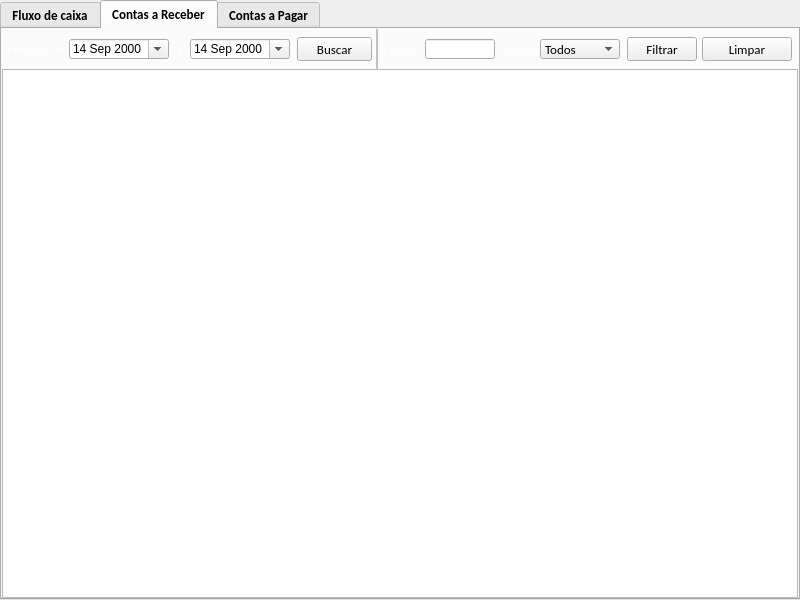
<?xml version="1.0" encoding="UTF-8"?>
<ui version="4.0">
 <class>tela_contas</class>
 <widget class="QMainWindow" name="tela_contas">
  <property name="windowModality">
   <enum>Qt::ApplicationModal</enum>
  </property>
  <property name="geometry">
   <rect>
    <x>0</x>
    <y>0</y>
    <width>800</width>
    <height>600</height>
   </rect>
  </property>
  <property name="windowTitle">
   <string>Contas</string>
  </property>
  <widget class="QWidget" name="centralwidget">
   <layout class="QVBoxLayout" name="verticalLayout">
    <property name="spacing">
     <number>0</number>
    </property>
    <property name="margin">
     <number>0</number>
    </property>
    <item>
     <widget class="QTabWidget" name="tbw_geral">
      <property name="font">
       <font>
        <family>Calibri</family>
        <pointsize>10</pointsize>
        <weight>75</weight>
        <bold>true</bold>
       </font>
      </property>
      <property name="autoFillBackground">
       <bool>false</bool>
      </property>
      <property name="tabShape">
       <enum>QTabWidget::Rounded</enum>
      </property>
      <property name="currentIndex">
       <number>1</number>
      </property>
      <property name="elideMode">
       <enum>Qt::ElideMiddle</enum>
      </property>
      <property name="documentMode">
       <bool>false</bool>
      </property>
      <property name="tabsClosable">
       <bool>false</bool>
      </property>
      <property name="movable">
       <bool>false</bool>
      </property>
      <widget class="QWidget" name="tab_fluxo_caixa">
       <attribute name="icon">
        <iconset resource="imagens.qrc">
         <normaloff>:/img/img/caixa.png</normaloff>:/img/img/caixa.png</iconset>
       </attribute>
       <attribute name="title">
        <string>Fluxo de caixa</string>
       </attribute>
       <layout class="QVBoxLayout" name="verticalLayout_2">
        <property name="spacing">
         <number>0</number>
        </property>
        <property name="margin">
         <number>0</number>
        </property>
        <item>
         <widget class="QFrame" name="fr_buscar">
          <property name="minimumSize">
           <size>
            <width>0</width>
            <height>40</height>
           </size>
          </property>
          <property name="styleSheet">
           <string notr="true">QFrame{
	background-color: qlineargradient(x1:0, y1:1, x0:1, y0:0,
                                       stop:0.3 #777777, stop:0.6 #525252);
	border: none;
}</string>
          </property>
          <property name="frameShape">
           <enum>QFrame::WinPanel</enum>
          </property>
          <property name="frameShadow">
           <enum>QFrame::Raised</enum>
          </property>
          <widget class="QLabel" name="lb_data">
           <property name="geometry">
            <rect>
             <x>10</x>
             <y>10</y>
             <width>140</width>
             <height>20</height>
            </rect>
           </property>
           <property name="font">
            <font>
             <family>Calibri</family>
             <pointsize>10</pointsize>
             <weight>50</weight>
             <bold>false</bold>
            </font>
           </property>
           <property name="styleSheet">
            <string notr="true">color: rgb(255, 255, 255);</string>
           </property>
           <property name="text">
            <string>Fulxo de caixa do mês de:</string>
           </property>
          </widget>
          <widget class="QDateEdit" name="data">
           <property name="geometry">
            <rect>
             <x>152</x>
             <y>10</y>
             <width>70</width>
             <height>20</height>
            </rect>
           </property>
           <property name="dateTime">
            <datetime>
             <hour>0</hour>
             <minute>0</minute>
             <second>0</second>
             <year>2000</year>
             <month>1</month>
             <day>1</day>
            </datetime>
           </property>
           <property name="minimumDate">
            <date>
             <year>1990</year>
             <month>9</month>
             <day>14</day>
            </date>
           </property>
           <property name="currentSection">
            <enum>QDateTimeEdit::MonthSection</enum>
           </property>
           <property name="displayFormat">
            <string>MM/yyyy</string>
           </property>
           <property name="calendarPopup">
            <bool>false</bool>
           </property>
          </widget>
          <widget class="QPushButton" name="btn_buscar">
           <property name="geometry">
            <rect>
             <x>232</x>
             <y>8</y>
             <width>90</width>
             <height>24</height>
            </rect>
           </property>
           <property name="minimumSize">
            <size>
             <width>0</width>
             <height>24</height>
            </size>
           </property>
           <property name="maximumSize">
            <size>
             <width>90</width>
             <height>24</height>
            </size>
           </property>
           <property name="font">
            <font>
             <family>Calibri</family>
             <pointsize>10</pointsize>
             <weight>50</weight>
             <bold>false</bold>
            </font>
           </property>
           <property name="text">
            <string>Buscar</string>
           </property>
           <property name="icon">
            <iconset resource="imagens.qrc">
             <normaloff>:/img/img/buscar.png</normaloff>:/img/img/buscar.png</iconset>
           </property>
           <property name="iconSize">
            <size>
             <width>20</width>
             <height>20</height>
            </size>
           </property>
          </widget>
         </widget>
        </item>
        <item>
         <widget class="QTableWidget" name="tw_fluxo_caixa">
          <property name="font">
           <font>
            <family>Calibri</family>
            <pointsize>10</pointsize>
           </font>
          </property>
          <property name="rowCount">
           <number>0</number>
          </property>
          <property name="columnCount">
           <number>0</number>
          </property>
          <attribute name="horizontalHeaderMinimumSectionSize">
           <number>95</number>
          </attribute>
          <attribute name="horizontalHeaderStretchLastSection">
           <bool>true</bool>
          </attribute>
          <attribute name="verticalHeaderVisible">
           <bool>false</bool>
          </attribute>
          <attribute name="verticalHeaderDefaultSectionSize">
           <number>15</number>
          </attribute>
          <attribute name="verticalHeaderMinimumSectionSize">
           <number>15</number>
          </attribute>
         </widget>
        </item>
        <item>
         <widget class="QFrame" name="fr_informacoes">
          <property name="minimumSize">
           <size>
            <width>0</width>
            <height>40</height>
           </size>
          </property>
          <property name="styleSheet">
           <string notr="true">QFrame{	
	border: none;
	background-color: qlineargradient(spread:reflect, x1:1, y1:0, x2:1, y2:1, stop:0.534091 rgba(238, 238, 238, 227), stop:0.965909 rgba(71, 71, 71, 178));
}</string>
          </property>
          <property name="frameShape">
           <enum>QFrame::WinPanel</enum>
          </property>
          <property name="frameShadow">
           <enum>QFrame::Raised</enum>
          </property>
          <widget class="QLabel" name="lb_receitas_fixa">
           <property name="geometry">
            <rect>
             <x>10</x>
             <y>10</y>
             <width>52</width>
             <height>20</height>
            </rect>
           </property>
           <property name="font">
            <font>
             <family>Calibri</family>
             <pointsize>11</pointsize>
             <weight>75</weight>
             <bold>true</bold>
            </font>
           </property>
           <property name="styleSheet">
            <string notr="true">color: rgb(0, 0, 255);
background-color: none</string>
           </property>
           <property name="text">
            <string>Receitas</string>
           </property>
          </widget>
          <widget class="QLabel" name="lb_receitas_dina">
           <property name="geometry">
            <rect>
             <x>68</x>
             <y>10</y>
             <width>100</width>
             <height>20</height>
            </rect>
           </property>
           <property name="font">
            <font>
             <family>Calibri</family>
             <pointsize>11</pointsize>
            </font>
           </property>
           <property name="styleSheet">
            <string notr="true">background-color: none;
color: rgb(0, 0, 255);
</string>
           </property>
           <property name="text">
            <string>R$ 12.000,59</string>
           </property>
          </widget>
          <widget class="QLabel" name="lb_despesas_fixa">
           <property name="geometry">
            <rect>
             <x>190</x>
             <y>10</y>
             <width>59</width>
             <height>20</height>
            </rect>
           </property>
           <property name="font">
            <font>
             <family>Calibri</family>
             <pointsize>11</pointsize>
             <weight>75</weight>
             <bold>true</bold>
            </font>
           </property>
           <property name="styleSheet">
            <string notr="true">color: rgb(255, 0, 0);
background-color: none</string>
           </property>
           <property name="text">
            <string>Despesas</string>
           </property>
          </widget>
          <widget class="QLabel" name="lb_despesas_dina">
           <property name="geometry">
            <rect>
             <x>255</x>
             <y>10</y>
             <width>100</width>
             <height>20</height>
            </rect>
           </property>
           <property name="font">
            <font>
             <family>Calibri</family>
             <pointsize>11</pointsize>
            </font>
           </property>
           <property name="styleSheet">
            <string notr="true">background-color: none;
color: rgb(255, 0, 0);
</string>
           </property>
           <property name="text">
            <string>R$ 12.000,59</string>
           </property>
          </widget>
          <widget class="QLabel" name="lb_saldo_dina">
           <property name="geometry">
            <rect>
             <x>420</x>
             <y>10</y>
             <width>100</width>
             <height>20</height>
            </rect>
           </property>
           <property name="font">
            <font>
             <family>Calibri</family>
             <pointsize>11</pointsize>
            </font>
           </property>
           <property name="styleSheet">
            <string notr="true">background-color: none;
color: rgb(0, 150, 0);
</string>
           </property>
           <property name="text">
            <string>R$ 12.000,59</string>
           </property>
          </widget>
          <widget class="QLabel" name="lb_saldo_fixo">
           <property name="geometry">
            <rect>
             <x>380</x>
             <y>10</y>
             <width>35</width>
             <height>20</height>
            </rect>
           </property>
           <property name="font">
            <font>
             <family>Calibri</family>
             <pointsize>11</pointsize>
             <weight>75</weight>
             <bold>true</bold>
            </font>
           </property>
           <property name="styleSheet">
            <string notr="true">color: rgb(0, 150, 0);
background-color: none</string>
           </property>
           <property name="text">
            <string>Saldo</string>
           </property>
          </widget>
         </widget>
        </item>
       </layout>
      </widget>
      <widget class="QWidget" name="tab_contas_receber">
       <attribute name="icon">
        <iconset resource="imagens.qrc">
         <normaloff>:/img/img/ganho.png</normaloff>:/img/img/ganho.png</iconset>
       </attribute>
       <attribute name="title">
        <string>Contas a Receber</string>
       </attribute>
       <layout class="QVBoxLayout" name="verticalLayout_3">
        <property name="spacing">
         <number>0</number>
        </property>
        <property name="margin">
         <number>0</number>
        </property>
        <item>
         <widget class="QFrame" name="fr">
          <property name="minimumSize">
           <size>
            <width>794</width>
            <height>40</height>
           </size>
          </property>
          <property name="styleSheet">
           <string notr="true">QFrame{
	background-color: qlineargradient(x1:0, y1:1, x0:1, y0:0,
                                       stop:0.3 #777777, stop:0.6 #525252);
	border: none;
}</string>
          </property>
          <property name="frameShape">
           <enum>QFrame::WinPanel</enum>
          </property>
          <property name="frameShadow">
           <enum>QFrame::Raised</enum>
          </property>
          <property name="lineWidth">
           <number>1</number>
          </property>
          <widget class="QPushButton" name="btn_buscar_cr">
           <property name="geometry">
            <rect>
             <x>295</x>
             <y>8</y>
             <width>75</width>
             <height>24</height>
            </rect>
           </property>
           <property name="minimumSize">
            <size>
             <width>0</width>
             <height>24</height>
            </size>
           </property>
           <property name="maximumSize">
            <size>
             <width>90</width>
             <height>24</height>
            </size>
           </property>
           <property name="font">
            <font>
             <family>Calibri</family>
             <pointsize>10</pointsize>
             <weight>50</weight>
             <bold>false</bold>
            </font>
           </property>
           <property name="text">
            <string>Buscar</string>
           </property>
           <property name="icon">
            <iconset resource="imagens.qrc">
             <normaloff>:/img/img/buscar.png</normaloff>:/img/img/buscar.png</iconset>
           </property>
           <property name="iconSize">
            <size>
             <width>20</width>
             <height>20</height>
            </size>
           </property>
          </widget>
          <widget class="QLabel" name="lb_nome_cr">
           <property name="geometry">
            <rect>
             <x>5</x>
             <y>10</y>
             <width>62</width>
             <height>20</height>
            </rect>
           </property>
           <property name="font">
            <font>
             <family>Calibri</family>
             <pointsize>10</pointsize>
             <weight>50</weight>
             <bold>false</bold>
             <kerning>false</kerning>
            </font>
           </property>
           <property name="styleSheet">
            <string notr="true">color: rgb(255, 255, 255);
background-color: none;</string>
           </property>
           <property name="text">
            <string>Período de:</string>
           </property>
          </widget>
          <widget class="QDateEdit" name="data_inicial_cr">
           <property name="geometry">
            <rect>
             <x>67</x>
             <y>10</y>
             <width>100</width>
             <height>20</height>
            </rect>
           </property>
           <property name="font">
            <font>
             <weight>50</weight>
             <bold>false</bold>
            </font>
           </property>
           <property name="styleSheet">
            <string notr="true">background-color: none;</string>
           </property>
           <property name="frame">
            <bool>true</bool>
           </property>
           <property name="alignment">
            <set>Qt::AlignLeading|Qt::AlignLeft|Qt::AlignVCenter</set>
           </property>
           <property name="readOnly">
            <bool>false</bool>
           </property>
           <property name="buttonSymbols">
            <enum>QAbstractSpinBox::UpDownArrows</enum>
           </property>
           <property name="accelerated">
            <bool>false</bool>
           </property>
           <property name="keyboardTracking">
            <bool>true</bool>
           </property>
           <property name="maximumDateTime">
            <datetime>
             <hour>23</hour>
             <minute>59</minute>
             <second>59</second>
             <year>3000</year>
             <month>12</month>
             <day>31</day>
            </datetime>
           </property>
           <property name="minimumDateTime">
            <datetime>
             <hour>0</hour>
             <minute>0</minute>
             <second>0</second>
             <year>2000</year>
             <month>9</month>
             <day>14</day>
            </datetime>
           </property>
           <property name="calendarPopup">
            <bool>true</bool>
           </property>
           <property name="timeSpec">
            <enum>Qt::LocalTime</enum>
           </property>
          </widget>
          <widget class="QLabel" name="lb_a_cr">
           <property name="geometry">
            <rect>
             <x>174</x>
             <y>10</y>
             <width>7</width>
             <height>20</height>
            </rect>
           </property>
           <property name="font">
            <font>
             <family>Calibri</family>
             <pointsize>10</pointsize>
             <weight>50</weight>
             <bold>false</bold>
             <kerning>false</kerning>
            </font>
           </property>
           <property name="styleSheet">
            <string notr="true">color: rgb(255, 255, 255);
background-color: none;</string>
           </property>
           <property name="text">
            <string>a</string>
           </property>
          </widget>
          <widget class="QDateEdit" name="data_final_cr">
           <property name="geometry">
            <rect>
             <x>188</x>
             <y>10</y>
             <width>100</width>
             <height>20</height>
            </rect>
           </property>
           <property name="font">
            <font>
             <weight>50</weight>
             <bold>false</bold>
            </font>
           </property>
           <property name="styleSheet">
            <string notr="true">background-color: none;</string>
           </property>
           <property name="frame">
            <bool>true</bool>
           </property>
           <property name="alignment">
            <set>Qt::AlignLeading|Qt::AlignLeft|Qt::AlignVCenter</set>
           </property>
           <property name="readOnly">
            <bool>false</bool>
           </property>
           <property name="buttonSymbols">
            <enum>QAbstractSpinBox::UpDownArrows</enum>
           </property>
           <property name="accelerated">
            <bool>false</bool>
           </property>
           <property name="keyboardTracking">
            <bool>true</bool>
           </property>
           <property name="maximumDateTime">
            <datetime>
             <hour>23</hour>
             <minute>59</minute>
             <second>59</second>
             <year>3000</year>
             <month>12</month>
             <day>31</day>
            </datetime>
           </property>
           <property name="minimumDateTime">
            <datetime>
             <hour>0</hour>
             <minute>0</minute>
             <second>0</second>
             <year>2000</year>
             <month>9</month>
             <day>14</day>
            </datetime>
           </property>
           <property name="calendarPopup">
            <bool>true</bool>
           </property>
           <property name="timeSpec">
            <enum>Qt::LocalTime</enum>
           </property>
          </widget>
          <widget class="QPushButton" name="btn_filtrar_cr">
           <property name="geometry">
            <rect>
             <x>625</x>
             <y>8</y>
             <width>70</width>
             <height>24</height>
            </rect>
           </property>
           <property name="minimumSize">
            <size>
             <width>0</width>
             <height>24</height>
            </size>
           </property>
           <property name="maximumSize">
            <size>
             <width>90</width>
             <height>24</height>
            </size>
           </property>
           <property name="font">
            <font>
             <family>Calibri</family>
             <pointsize>10</pointsize>
             <weight>50</weight>
             <bold>false</bold>
            </font>
           </property>
           <property name="text">
            <string>Filtrar</string>
           </property>
           <property name="icon">
            <iconset resource="imagens.qrc">
             <normaloff>:/img/img/filtrar.png</normaloff>:/img/img/filtrar.png</iconset>
           </property>
           <property name="iconSize">
            <size>
             <width>20</width>
             <height>20</height>
            </size>
           </property>
          </widget>
          <widget class="QLabel" name="lb_status_cr">
           <property name="geometry">
            <rect>
             <x>500</x>
             <y>10</y>
             <width>38</width>
             <height>20</height>
            </rect>
           </property>
           <property name="font">
            <font>
             <family>Calibri</family>
             <pointsize>10</pointsize>
             <weight>50</weight>
             <bold>false</bold>
            </font>
           </property>
           <property name="styleSheet">
            <string notr="true">color: rgb(255, 255, 255);
background-color: none;</string>
           </property>
           <property name="text">
            <string>Status:</string>
           </property>
          </widget>
          <widget class="QLabel" name="lb_codigo_cr">
           <property name="geometry">
            <rect>
             <x>381</x>
             <y>10</y>
             <width>42</width>
             <height>20</height>
            </rect>
           </property>
           <property name="font">
            <font>
             <family>Calibri</family>
             <pointsize>10</pointsize>
             <weight>50</weight>
             <bold>false</bold>
            </font>
           </property>
           <property name="styleSheet">
            <string notr="true">color: rgb(255, 255, 255);
background-color: none;</string>
           </property>
           <property name="text">
            <string>Código:</string>
           </property>
          </widget>
          <widget class="QComboBox" name="cb_status_cr">
           <property name="geometry">
            <rect>
             <x>538</x>
             <y>10</y>
             <width>80</width>
             <height>20</height>
            </rect>
           </property>
           <property name="font">
            <font>
             <family>Calibri</family>
             <pointsize>10</pointsize>
             <weight>50</weight>
             <bold>false</bold>
            </font>
           </property>
           <property name="styleSheet">
            <string notr="true">background-color: none;</string>
           </property>
           <item>
            <property name="text">
             <string>Todos</string>
            </property>
           </item>
           <item>
            <property name="text">
             <string>Aberta</string>
            </property>
           </item>
           <item>
            <property name="text">
             <string>Atrasada</string>
            </property>
           </item>
           <item>
            <property name="text">
             <string>Paga</string>
            </property>
           </item>
          </widget>
          <widget class="QLineEdit" name="le_codigo_cr">
           <property name="geometry">
            <rect>
             <x>423</x>
             <y>10</y>
             <width>70</width>
             <height>20</height>
            </rect>
           </property>
           <property name="font">
            <font>
             <family>Calibri</family>
             <pointsize>10</pointsize>
             <weight>50</weight>
             <bold>false</bold>
            </font>
           </property>
           <property name="inputMask">
            <string>000000000; </string>
           </property>
           <property name="text">
            <string/>
           </property>
           <property name="cursorPosition">
            <number>9</number>
           </property>
          </widget>
          <widget class="QFrame" name="fr_linha">
           <property name="geometry">
            <rect>
             <x>374</x>
             <y>0</y>
             <width>2</width>
             <height>40</height>
            </rect>
           </property>
           <property name="styleSheet">
            <string notr="true">QFrame{	
	background-color: rgb(193, 193, 193);
	border: none;
}</string>
           </property>
           <property name="frameShape">
            <enum>QFrame::Panel</enum>
           </property>
           <property name="frameShadow">
            <enum>QFrame::Sunken</enum>
           </property>
          </widget>
          <widget class="QPushButton" name="btn_limparcr">
           <property name="geometry">
            <rect>
             <x>700</x>
             <y>8</y>
             <width>90</width>
             <height>24</height>
            </rect>
           </property>
           <property name="minimumSize">
            <size>
             <width>90</width>
             <height>24</height>
            </size>
           </property>
           <property name="maximumSize">
            <size>
             <width>90</width>
             <height>24</height>
            </size>
           </property>
           <property name="font">
            <font>
             <family>Calibri</family>
             <pointsize>10</pointsize>
             <weight>50</weight>
             <bold>false</bold>
            </font>
           </property>
           <property name="text">
            <string>Limpar</string>
           </property>
           <property name="icon">
            <iconset resource="imagens.qrc">
             <normaloff>:/img/img/limpar.png</normaloff>:/img/img/limpar.png</iconset>
           </property>
           <property name="iconSize">
            <size>
             <width>20</width>
             <height>20</height>
            </size>
           </property>
          </widget>
         </widget>
        </item>
        <item>
         <widget class="QTableWidget" name="tw_contas_receber">
          <property name="font">
           <font>
            <family>Calibri</family>
            <pointsize>10</pointsize>
           </font>
          </property>
          <property name="alternatingRowColors">
           <bool>true</bool>
          </property>
          <property name="rowCount">
           <number>0</number>
          </property>
          <property name="columnCount">
           <number>0</number>
          </property>
          <attribute name="horizontalHeaderDefaultSectionSize">
           <number>450</number>
          </attribute>
          <attribute name="horizontalHeaderHighlightSections">
           <bool>true</bool>
          </attribute>
          <attribute name="horizontalHeaderMinimumSectionSize">
           <number>60</number>
          </attribute>
          <attribute name="horizontalHeaderStretchLastSection">
           <bool>true</bool>
          </attribute>
          <attribute name="verticalHeaderVisible">
           <bool>false</bool>
          </attribute>
          <attribute name="verticalHeaderDefaultSectionSize">
           <number>20</number>
          </attribute>
          <attribute name="verticalHeaderMinimumSectionSize">
           <number>20</number>
          </attribute>
         </widget>
        </item>
       </layout>
      </widget>
      <widget class="QWidget" name="tab_contas_pagar">
       <attribute name="icon">
        <iconset resource="imagens.qrc">
         <normaloff>:/img/img/despesa.png</normaloff>:/img/img/despesa.png</iconset>
       </attribute>
       <attribute name="title">
        <string>Contas a Pagar</string>
       </attribute>
       <layout class="QVBoxLayout" name="verticalLayout_4">
        <property name="spacing">
         <number>0</number>
        </property>
        <property name="margin">
         <number>0</number>
        </property>
        <item>
         <widget class="QFrame" name="fr_2">
          <property name="minimumSize">
           <size>
            <width>794</width>
            <height>40</height>
           </size>
          </property>
          <property name="styleSheet">
           <string notr="true">QFrame{
	background-color: qlineargradient(x1:0, y1:1, x0:1, y0:0,
                                       stop:0.3 #777777, stop:0.6 #525252);
	border: none;
}</string>
          </property>
          <property name="frameShape">
           <enum>QFrame::WinPanel</enum>
          </property>
          <property name="frameShadow">
           <enum>QFrame::Raised</enum>
          </property>
          <property name="lineWidth">
           <number>1</number>
          </property>
          <widget class="QPushButton" name="btn_buscar_cp">
           <property name="geometry">
            <rect>
             <x>295</x>
             <y>8</y>
             <width>75</width>
             <height>24</height>
            </rect>
           </property>
           <property name="minimumSize">
            <size>
             <width>0</width>
             <height>24</height>
            </size>
           </property>
           <property name="maximumSize">
            <size>
             <width>90</width>
             <height>24</height>
            </size>
           </property>
           <property name="font">
            <font>
             <family>Calibri</family>
             <pointsize>10</pointsize>
             <weight>50</weight>
             <bold>false</bold>
            </font>
           </property>
           <property name="text">
            <string>Buscar</string>
           </property>
           <property name="icon">
            <iconset resource="imagens.qrc">
             <normaloff>:/img/img/buscar.png</normaloff>:/img/img/buscar.png</iconset>
           </property>
           <property name="iconSize">
            <size>
             <width>20</width>
             <height>20</height>
            </size>
           </property>
          </widget>
          <widget class="QLabel" name="lb_nome_cp">
           <property name="geometry">
            <rect>
             <x>5</x>
             <y>10</y>
             <width>62</width>
             <height>20</height>
            </rect>
           </property>
           <property name="font">
            <font>
             <family>Calibri</family>
             <pointsize>10</pointsize>
             <weight>50</weight>
             <bold>false</bold>
             <kerning>false</kerning>
            </font>
           </property>
           <property name="styleSheet">
            <string notr="true">color: rgb(255, 255, 255);
background-color: none;</string>
           </property>
           <property name="text">
            <string>Período de:</string>
           </property>
          </widget>
          <widget class="QDateEdit" name="data_inicial_cp">
           <property name="geometry">
            <rect>
             <x>67</x>
             <y>10</y>
             <width>100</width>
             <height>20</height>
            </rect>
           </property>
           <property name="font">
            <font>
             <weight>50</weight>
             <bold>false</bold>
            </font>
           </property>
           <property name="styleSheet">
            <string notr="true">background-color: none;</string>
           </property>
           <property name="frame">
            <bool>true</bool>
           </property>
           <property name="alignment">
            <set>Qt::AlignLeading|Qt::AlignLeft|Qt::AlignVCenter</set>
           </property>
           <property name="readOnly">
            <bool>false</bool>
           </property>
           <property name="buttonSymbols">
            <enum>QAbstractSpinBox::UpDownArrows</enum>
           </property>
           <property name="accelerated">
            <bool>false</bool>
           </property>
           <property name="keyboardTracking">
            <bool>true</bool>
           </property>
           <property name="maximumDateTime">
            <datetime>
             <hour>23</hour>
             <minute>59</minute>
             <second>59</second>
             <year>3000</year>
             <month>12</month>
             <day>31</day>
            </datetime>
           </property>
           <property name="minimumDateTime">
            <datetime>
             <hour>0</hour>
             <minute>0</minute>
             <second>0</second>
             <year>2000</year>
             <month>9</month>
             <day>14</day>
            </datetime>
           </property>
           <property name="calendarPopup">
            <bool>true</bool>
           </property>
           <property name="timeSpec">
            <enum>Qt::LocalTime</enum>
           </property>
          </widget>
          <widget class="QLabel" name="lb_a_cp">
           <property name="geometry">
            <rect>
             <x>174</x>
             <y>10</y>
             <width>7</width>
             <height>20</height>
            </rect>
           </property>
           <property name="font">
            <font>
             <family>Calibri</family>
             <pointsize>10</pointsize>
             <weight>50</weight>
             <bold>false</bold>
             <kerning>false</kerning>
            </font>
           </property>
           <property name="styleSheet">
            <string notr="true">color: rgb(255, 255, 255);
background-color: none;</string>
           </property>
           <property name="text">
            <string>a</string>
           </property>
          </widget>
          <widget class="QDateEdit" name="data_final_cp">
           <property name="geometry">
            <rect>
             <x>188</x>
             <y>10</y>
             <width>100</width>
             <height>20</height>
            </rect>
           </property>
           <property name="font">
            <font>
             <weight>50</weight>
             <bold>false</bold>
            </font>
           </property>
           <property name="styleSheet">
            <string notr="true">background-color: none;</string>
           </property>
           <property name="frame">
            <bool>true</bool>
           </property>
           <property name="alignment">
            <set>Qt::AlignLeading|Qt::AlignLeft|Qt::AlignVCenter</set>
           </property>
           <property name="readOnly">
            <bool>false</bool>
           </property>
           <property name="buttonSymbols">
            <enum>QAbstractSpinBox::UpDownArrows</enum>
           </property>
           <property name="accelerated">
            <bool>false</bool>
           </property>
           <property name="keyboardTracking">
            <bool>true</bool>
           </property>
           <property name="maximumDateTime">
            <datetime>
             <hour>23</hour>
             <minute>59</minute>
             <second>59</second>
             <year>3000</year>
             <month>12</month>
             <day>31</day>
            </datetime>
           </property>
           <property name="minimumDateTime">
            <datetime>
             <hour>0</hour>
             <minute>0</minute>
             <second>0</second>
             <year>2000</year>
             <month>9</month>
             <day>14</day>
            </datetime>
           </property>
           <property name="calendarPopup">
            <bool>true</bool>
           </property>
           <property name="timeSpec">
            <enum>Qt::LocalTime</enum>
           </property>
          </widget>
          <widget class="QPushButton" name="btn_filtrar_cp">
           <property name="geometry">
            <rect>
             <x>625</x>
             <y>8</y>
             <width>70</width>
             <height>24</height>
            </rect>
           </property>
           <property name="minimumSize">
            <size>
             <width>0</width>
             <height>24</height>
            </size>
           </property>
           <property name="maximumSize">
            <size>
             <width>90</width>
             <height>24</height>
            </size>
           </property>
           <property name="font">
            <font>
             <family>Calibri</family>
             <pointsize>10</pointsize>
             <weight>50</weight>
             <bold>false</bold>
            </font>
           </property>
           <property name="text">
            <string>Filtrar</string>
           </property>
           <property name="icon">
            <iconset resource="imagens.qrc">
             <normaloff>:/img/img/filtrar.png</normaloff>:/img/img/filtrar.png</iconset>
           </property>
           <property name="iconSize">
            <size>
             <width>20</width>
             <height>20</height>
            </size>
           </property>
          </widget>
          <widget class="QLabel" name="lb_status_cp">
           <property name="geometry">
            <rect>
             <x>500</x>
             <y>10</y>
             <width>38</width>
             <height>20</height>
            </rect>
           </property>
           <property name="font">
            <font>
             <family>Calibri</family>
             <pointsize>10</pointsize>
             <weight>50</weight>
             <bold>false</bold>
            </font>
           </property>
           <property name="styleSheet">
            <string notr="true">color: rgb(255, 255, 255);
background-color: none;</string>
           </property>
           <property name="text">
            <string>Status:</string>
           </property>
          </widget>
          <widget class="QLabel" name="lb_codigo_cp">
           <property name="geometry">
            <rect>
             <x>381</x>
             <y>10</y>
             <width>42</width>
             <height>20</height>
            </rect>
           </property>
           <property name="font">
            <font>
             <family>Calibri</family>
             <pointsize>10</pointsize>
             <weight>50</weight>
             <bold>false</bold>
            </font>
           </property>
           <property name="styleSheet">
            <string notr="true">color: rgb(255, 255, 255);
background-color: none;</string>
           </property>
           <property name="text">
            <string>Código:</string>
           </property>
          </widget>
          <widget class="QComboBox" name="cb_status_cp">
           <property name="geometry">
            <rect>
             <x>538</x>
             <y>10</y>
             <width>80</width>
             <height>20</height>
            </rect>
           </property>
           <property name="font">
            <font>
             <family>Calibri</family>
             <pointsize>10</pointsize>
             <weight>50</weight>
             <bold>false</bold>
            </font>
           </property>
           <property name="styleSheet">
            <string notr="true">background-color: none;</string>
           </property>
           <item>
            <property name="text">
             <string>Todos</string>
            </property>
           </item>
           <item>
            <property name="text">
             <string>Aberta</string>
            </property>
           </item>
           <item>
            <property name="text">
             <string>Atrasada</string>
            </property>
           </item>
           <item>
            <property name="text">
             <string>Paga</string>
            </property>
           </item>
          </widget>
          <widget class="QLineEdit" name="le_codigo_cp">
           <property name="geometry">
            <rect>
             <x>423</x>
             <y>10</y>
             <width>70</width>
             <height>20</height>
            </rect>
           </property>
           <property name="font">
            <font>
             <family>Calibri</family>
             <pointsize>10</pointsize>
             <weight>50</weight>
             <bold>false</bold>
            </font>
           </property>
           <property name="inputMask">
            <string>000000000; </string>
           </property>
           <property name="text">
            <string/>
           </property>
           <property name="cursorPosition">
            <number>9</number>
           </property>
          </widget>
          <widget class="QFrame" name="fr_linha_cp">
           <property name="geometry">
            <rect>
             <x>374</x>
             <y>0</y>
             <width>2</width>
             <height>40</height>
            </rect>
           </property>
           <property name="styleSheet">
            <string notr="true">QFrame{	
	background-color: rgb(193, 193, 193);
	border: none;
}</string>
           </property>
           <property name="frameShape">
            <enum>QFrame::Panel</enum>
           </property>
           <property name="frameShadow">
            <enum>QFrame::Sunken</enum>
           </property>
          </widget>
          <widget class="QPushButton" name="btn_limpar_cp">
           <property name="geometry">
            <rect>
             <x>700</x>
             <y>8</y>
             <width>90</width>
             <height>24</height>
            </rect>
           </property>
           <property name="minimumSize">
            <size>
             <width>90</width>
             <height>24</height>
            </size>
           </property>
           <property name="maximumSize">
            <size>
             <width>90</width>
             <height>24</height>
            </size>
           </property>
           <property name="font">
            <font>
             <family>Calibri</family>
             <pointsize>10</pointsize>
             <weight>50</weight>
             <bold>false</bold>
            </font>
           </property>
           <property name="text">
            <string>Limpar</string>
           </property>
           <property name="icon">
            <iconset resource="imagens.qrc">
             <normaloff>:/img/img/limpar.png</normaloff>:/img/img/limpar.png</iconset>
           </property>
           <property name="iconSize">
            <size>
             <width>20</width>
             <height>20</height>
            </size>
           </property>
          </widget>
         </widget>
        </item>
        <item>
         <widget class="QTableWidget" name="tw_contas_pagar">
          <property name="font">
           <font>
            <family>Calibri</family>
            <pointsize>10</pointsize>
           </font>
          </property>
          <property name="alternatingRowColors">
           <bool>true</bool>
          </property>
          <property name="rowCount">
           <number>0</number>
          </property>
          <property name="columnCount">
           <number>0</number>
          </property>
          <attribute name="horizontalHeaderDefaultSectionSize">
           <number>450</number>
          </attribute>
          <attribute name="horizontalHeaderHighlightSections">
           <bool>true</bool>
          </attribute>
          <attribute name="horizontalHeaderMinimumSectionSize">
           <number>60</number>
          </attribute>
          <attribute name="horizontalHeaderStretchLastSection">
           <bool>true</bool>
          </attribute>
          <attribute name="verticalHeaderVisible">
           <bool>false</bool>
          </attribute>
          <attribute name="verticalHeaderDefaultSectionSize">
           <number>20</number>
          </attribute>
          <attribute name="verticalHeaderMinimumSectionSize">
           <number>20</number>
          </attribute>
         </widget>
        </item>
       </layout>
      </widget>
     </widget>
    </item>
   </layout>
  </widget>
 </widget>
 <resources>
  <include location="imagens.qrc"/>
 </resources>
 <connections/>
</ui>
